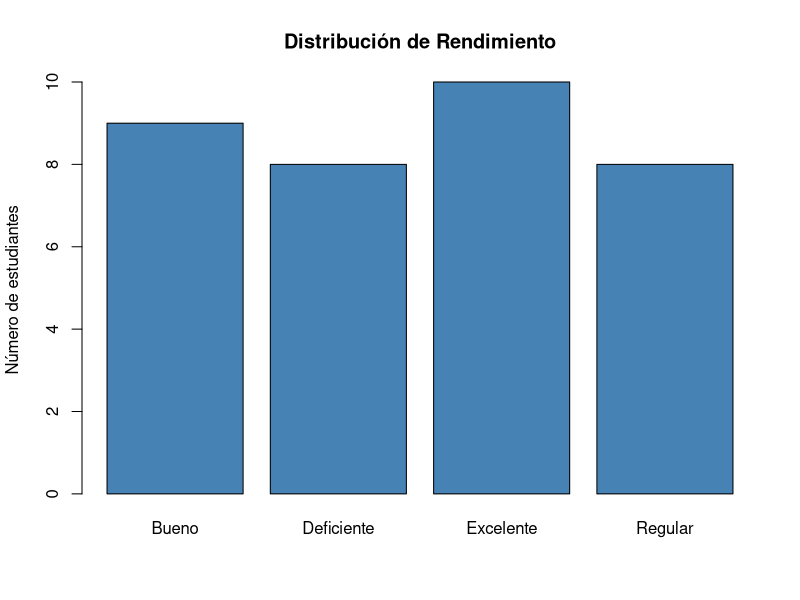

This figure's R source:
## ---- chunk 1
knitr::opts_chunk$set(echo = TRUE, warning = FALSE, message = FALSE)
## ---- chunk 2
library(e1071)    # Contiene la función naiveBayes()
library(caret)    # Para partición de datos y matriz de confusión
## ---- chunk 3
estudiantes <- data.frame(
  TiempoEstudio  = c("Alto","Medio","Bajo","Alto","Medio","Alto","Bajo","Medio","Alto","Bajo",
                      "Alto","Medio","Bajo","Alto","Medio","Alto","Bajo","Medio","Alto","Bajo",
                      "Medio","Alto","Bajo","Medio","Alto","Bajo","Medio","Alto","Medio","Bajo",
                      "Alto","Medio","Bajo","Alto","Medio"),
  Asistencia     = c("Alta","Media","Baja","Alta","Media","Alta","Baja","Alta","Media","Baja",
                      "Alta","Media","Media","Media","Baja","Alta","Baja","Alta","Media","Media",
                      "Media","Alta","Baja","Alta","Media","Baja","Media","Alta","Media","Baja",
                      "Alta","Media","Baja","Alta","Alta"),
  Participacion  = c("Alta","Baja","Baja","Media","Media","Alta","Baja","Media","Alta","Media",
                      "Alta","Baja","Baja","Media","Media","Media","Baja","Alta","Baja","Baja",
                      "Media","Alta","Media","Media","Alta","Baja","Baja","Media","Alta","Baja",
                      "Alta","Media","Baja","Media","Alta"),
  SituacionEcon  = c("Buena","Mala","Mala","Buena","Buena","Buena","Mala","Buena","Buena","Mala",
                      "Buena","Buena","Mala","Buena","Mala","Buena","Mala","Buena","Buena","Mala",
                      "Mala","Mala","Buena","Mala","Buena","Buena","Mala","Mala","Buena","Mala",
                      "Buena","Buena","Mala","Buena","Buena"),
  Rendimiento    = c("Excelente","Regular","Deficiente","Bueno","Bueno","Excelente","Deficiente","Bueno","Excelente","Regular",
                      "Excelente","Regular","Deficiente","Bueno","Regular","Excelente","Deficiente","Excelente","Bueno","Regular",
                      "Regular","Bueno","Regular","Regular","Excelente","Deficiente","Deficiente","Bueno","Bueno","Deficiente",
                      "Excelente","Bueno","Deficiente","Excelente","Excelente"),
  stringsAsFactors = TRUE
)

str(estudiantes)
## ---- chunk 4
summary(estudiantes)

# Distribución de la variable objetivo
table(estudiantes$Rendimiento)
## ---- chunk 5
barplot(table(estudiantes$Rendimiento),
        main = "Distribución de Rendimiento",
        col = "steelblue",
        ylab = "Número de estudiantes")
## ---- chunk 6
set.seed(123)

train_index <- createDataPartition(estudiantes$Rendimiento, p = 0.8, list = FALSE)

train_data <- estudiantes[train_index, ]
test_data  <- estudiantes[-train_index, ]

dim(train_data)
dim(test_data)

table(train_data$Rendimiento)
table(test_data$Rendimiento)
## ---- chunk 7
modelo_nb <- naiveBayes(Rendimiento ~ ., data = train_data)
modelo_nb
## ---- chunk 8
predicciones <- predict(modelo_nb, test_data)
predicciones

cat("\nValores reales:\n")
test_data$Rendimiento
## ---- chunk 9
matriz_confusion <- confusionMatrix(predicciones, test_data$Rendimiento)
matriz_confusion
## ---- chunk 10
nuevo_estudiante <- data.frame(
  TiempoEstudio = factor("Medio", levels = levels(estudiantes$TiempoEstudio)),
  Asistencia    = factor("Alta",  levels = levels(estudiantes$Asistencia)),
  Participacion = factor("Media", levels = levels(estudiantes$Participacion)),
  SituacionEcon = factor("Buena", levels = levels(estudiantes$SituacionEcon))
)

predict(modelo_nb, nuevo_estudiante)

# Probabilidades posteriores por clase
predict(modelo_nb, nuevo_estudiante, type = "raw")
